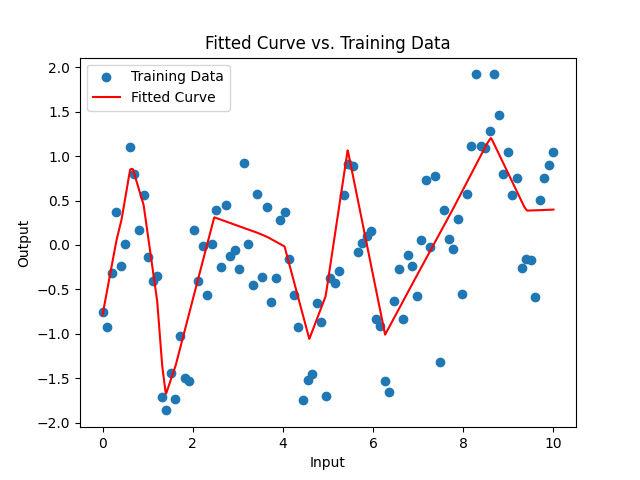

Write the Python code that produced this figure.
import torch
import torch.nn as nn
import pandas as pd
import matplotlib.pyplot as plt
import numpy as np
# 加载训练集和测试集数据
train_data = pd.read_excel("complex_nonlinear_data.xlsx")
test_data = pd.read_excel("new_complex_nonlinear_data.xlsx")

# 获取训练集和测试集的输入和输出数据
X_train, y_train = train_data["x"].values, train_data["y_complex"].values
X_test, y_test = test_data["x_new"].values, test_data["y_new_complex"].values

# 将数据转换为 PyTorch 张量
X_train_tensor = torch.tensor(X_train, dtype=torch.float32).view(-1, 1)
y_train_tensor = torch.tensor(y_train, dtype=torch.float32).view(-1, 1)
X_test_tensor = torch.tensor(X_test, dtype=torch.float32).view(-1, 1)
y_test_tensor = torch.tensor(y_test, dtype=torch.float32).view(-1, 1)

# 定义神经网络模型
class NeuralNetwork(nn.Module):
    def __init__(self):
        super(NeuralNetwork, self).__init__()
        self.fc1 = nn.Linear(1, 50)
        self.fc2 = nn.Linear(50, 50)
        self.fc3 = nn.Linear(50, 1)

    def forward(self, x):
        x = torch.relu(self.fc1(x))
        x = torch.relu(self.fc2(x))
        x = self.fc3(x)
        return x

# 创建神经网络模型实例
model = NeuralNetwork()

# 定义损失函数和优化器
criterion = nn.MSELoss()
optimizer = torch.optim.SGD(model.parameters(), lr=0.01)

# 训练神经网络模型
num_epochs = 50000
losses = []

for epoch in range(num_epochs):
    # 前向传播
    outputs = model(X_train_tensor)
    loss = criterion(outputs, y_train_tensor)
    
    # 反向传播和优化
    optimizer.zero_grad()
    loss.backward()
    optimizer.step()

    losses.append(loss.item())

# 测试神经网络模型
with torch.no_grad():
    test_outputs = model(X_test_tensor)
    test_loss = criterion(test_outputs, y_test_tensor)
    mse = test_loss.item()

print("MSE:", mse)

# 可视化训练过程中的损失值变化
x_plot = np.linspace(0, 10, 1000)
x_plot_tensor = torch.tensor(x_plot, dtype=torch.float32).view(-1, 1)
with torch.no_grad():
    y_plot_tensor = model(x_plot_tensor)
y_plot = y_plot_tensor.numpy()

plt.scatter(X_train, y_train, label="Training Data")
plt.plot(x_plot, y_plot, color="red", label="Fitted Curve")
plt.xlabel("Input")
plt.ylabel("Output")
plt.title("Fitted Curve vs. Training Data")
plt.legend()
plt.show()
